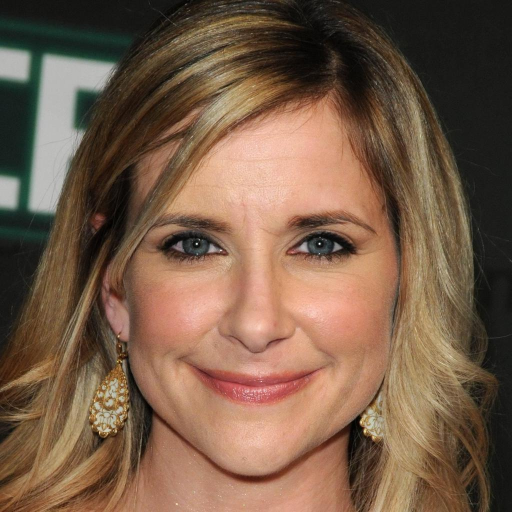
#> input picture TestImages/1.jpg, 1024 x 1024 px (shown at 1/2 size); its folder holds only this picture in this run
$ python EyesAndLipsSegmentation.py
#> lines starting #> are read from the running program, lines starting #| are printed output that depends on the picture; after the words box and inside, x2 and y2 are one past the last pixel; in counts of white or black regions, pixels touching at a corner belong together
# import the necessary packages
#from pyimagesearch import imutils
import numpy as np
import argparse
import cv2
lower = np.array([8, 48, 80], dtype = "uint8")
upper = np.array([20, 255, 255], dtype = "uint8")

for i in range(1,9) :

	frame= cv2.imread("TestImages/"+str(i)+".jpg")
#> frame is the input picture: shape (1024, 1024, 3); mean B, G, R 72.3, 92.7, 119.8
	frame=cv2.resize(frame,(400,400))
#> frame: shape (400, 400, 3)
	#framergb2bgrba=cv2.cvtColor(frame,cv2.COLOR_BGR2RGBA)
	#cv2.imshow("BGRtoAlpha",framergb2bgrba)
	frameGray=cv2.cvtColor(frame,cv2.COLOR_BGR2GRAY)
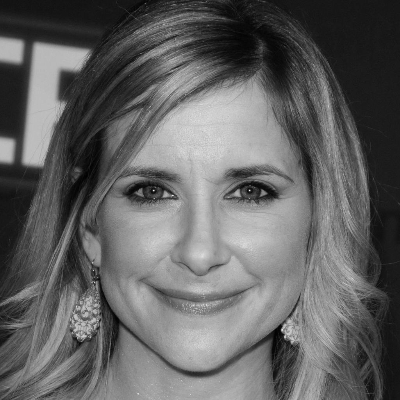
#> frameGray: shape (400, 400); min 1, max 250, mean 98.4
	#cv2.imshow("grayImage",frameGray)
	#frame = imutils.resize(frame, width = 400)
	converted = cv2.cvtColor(frame, cv2.COLOR_BGR2HSV)
#> converted: shape (400, 400, 3); mean H, S, V 19.6, 99.6, 120.6
	cv2.imshow("HSV",converted)
	#creating teethmask
	# sizeTeethMask = 400, 400
	# teethMask = np.zeros(sizeTeethMask , dtype=np.uint8)


	#Creating hair mask
	sizeHairMask = 400, 400
	hairMask = np.zeros(sizeHairMask , dtype=np.uint8)
	for y in range (0,400):
		for x in range (0,400):

			if (converted[y,x][0]>converted[y,x][1]) and (converted[y,x][0]>converted[y,x][2]) :

				hairMask[y,x]=255
	#cv2.imshow("hairMask",hairMask)

	skinMask = cv2.inRange(converted, lower, upper)
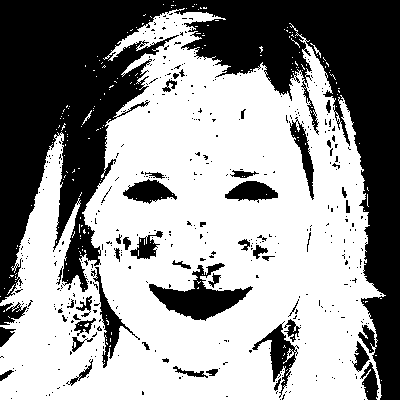
#> skinMask: shape (400, 400); 58.4% white; 451 black regions (402 under 20 px), largest, box (x1, y1, x2, y2) and area: (0, 0, 400, 400) 55274, (149, 263, 253, 321) 2308, (252, 321, 299, 398) 1003
	skinMask=~skinMask
	#detect teeth
	for y in range (200,350):
		for x in range (150,250):
			if (converted[y,x][2]>=180 and converted[y,x][1]<80 and converted[y,x][0]<20) :
				skinMask[y,x]=0
#> skinMask: shape (400, 400); 41.5% white; 455 white regions (407 under 20 px), largest, box (x1, y1, x2, y2) and area: (0, 0, 400, 400) 55274, (149, 263, 253, 321) 2242, (252, 321, 299, 398) 1003
	for y in range (100,200):
		for x in range (100,300):
			if (converted[y,x][2]>=150 and converted[y,x][1]<100 and converted[y,x][0]<10) :
				skinMask[y,x]=255
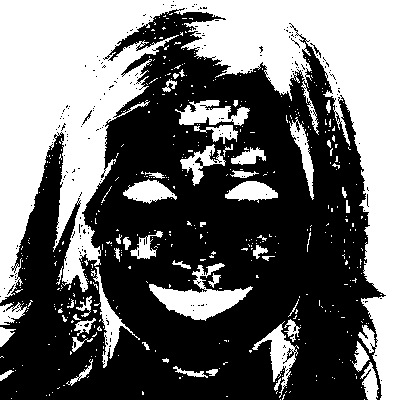
#> skinMask: shape (400, 400); 43.1% white; 474 white regions (421 under 20 px), largest, box (x1, y1, x2, y2) and area: (0, 0, 400, 400) 55274, (149, 263, 253, 321) 2242, (175, 100, 250, 126) 1100
	#cv2.imshow("skinMask",skinMask)
	for y in range(0,400):
	    for x in range(0,400):
	        if (y<100)or(y>350)or(x<120)or(x>300):
	            skinMask[y, x] = 0
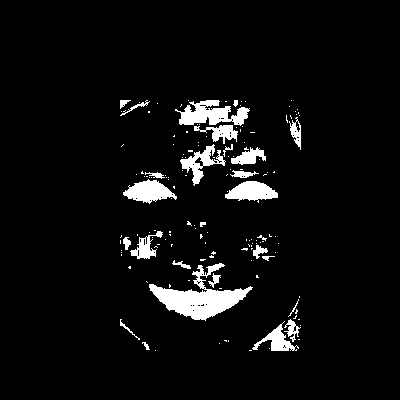
#> skinMask: shape (400, 400); 5.3% white; 149 white regions (122 under 20 px), largest, box (x1, y1, x2, y2) and area: (149, 263, 253, 321) 2242, (175, 100, 250, 126) 1100, (123, 179, 177, 204) 768
    #
	# # kernel = cv2.getStructuringElement(cv2.MORPH_ELLIPSE, (1, 1))
	# # teethMask = cv2.erode(teethMask, kernel, iterations = 2)
	# # cv2.imshow("teethMaskerosion",teethMask)
	# # teethMask = cv2.dilate(teethMask, kernel, iterations = 2)
	# # cv2.imshow("teethMaskdialt",teethMask)
	# #cv2.imshow("skinMask_withTeeth",skinMask)
	# # for y in range(0,400):
	# #      for x in range(0,400):
	# #          if (y >250):
	# #              skinMask[y, x] = 255
	# # for y in range(0,400):
	# #     for x in range(0,400):
	# #         if (x <100)or(x>300):
	# #                 skinMask[y, x] = 255
	# #             # if (x not in range(100,300)):
	# #             #     skinMask[y, x] = 0
	# # cv2.imshow("Cropped",skinMask)
	# 	# apply a series of erosions and dilations to the mask
	# 	# using an elliptical kernel

	#cv2.imshow("skinMask2",skinMask)
	kernel = cv2.getStructuringElement(cv2.MORPH_ELLIPSE, (3, 3))
	skinMask = cv2.erode(skinMask, kernel, iterations = 3)
#> skinMask: shape (400, 400); 1.8% white; 25 white regions (13 under 20 px), largest, box (x1, y1, x2, y2) and area: (152, 287, 245, 317) 1214, (127, 182, 170, 200) 430, (229, 184, 275, 198) 380
	#cv2.imshow("skinMaskerosion",skinMask)
	skinMask = cv2.dilate(skinMask, kernel, iterations = 3)
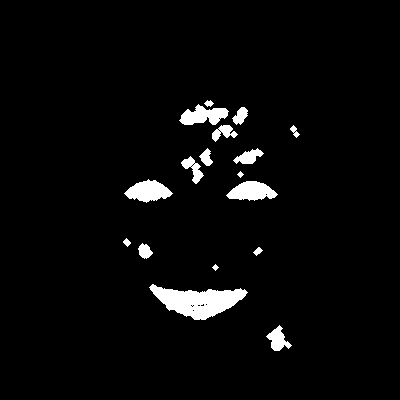
#> skinMask: shape (400, 400); 3.6% white; 17 white regions, largest, box (x1, y1, x2, y2) and area: (149, 284, 248, 320) 1929, (124, 179, 173, 203) 706, (226, 181, 278, 201) 685
	#cv2.imshow("skinmaskdila",skinMask)
	# 	# blur the mask to help remove noise, then apply the
	# 	# mask to the frame
	skinMask = cv2.GaussianBlur(skinMask, (3, 3), 0)
	#finalMask=cv2.cvtColor(skinMask,cv2.COLOR_GRAY2BGR)
	finalMask = np.zeros((400,400,3), np.uint8)
	finalMask[:,0:400] = (128,0,128)
	for y in range(0,400):
		for x in range(0,400):
			if skinMask[y,x]==255:
				finalMask[y,x][2]=255
				finalMask[y,x][1]=255
				finalMask[y,x][0]=0

	#cv2.imshow("finalMask",finalMask)
	segmentedResult=cv2.add(frame,finalMask)
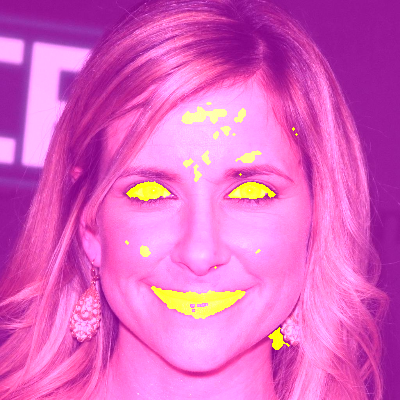
#> segmentedResult: shape (400, 400, 3); mean B, G, R 193.7, 96.4, 221
	segmentedResultConcat = np.concatenate((frame, finalMask,segmentedResult), axis=1)
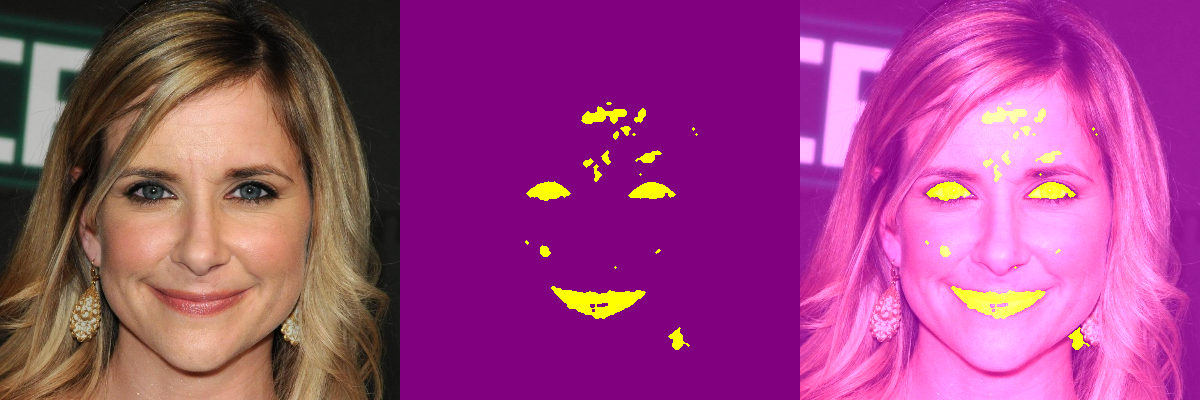
#> segmentedResultConcat: shape (400, 1200, 3); mean B, G, R 130.2, 65.2, 157.3
	cv2.imshow("segmentation result",segmentedResultConcat)
	groundTruthImage=cv2.imread("TestImages/"+str(i)+"_GT.jpg")

#> (the run stopped early here; a loop or call above may not have finished)
